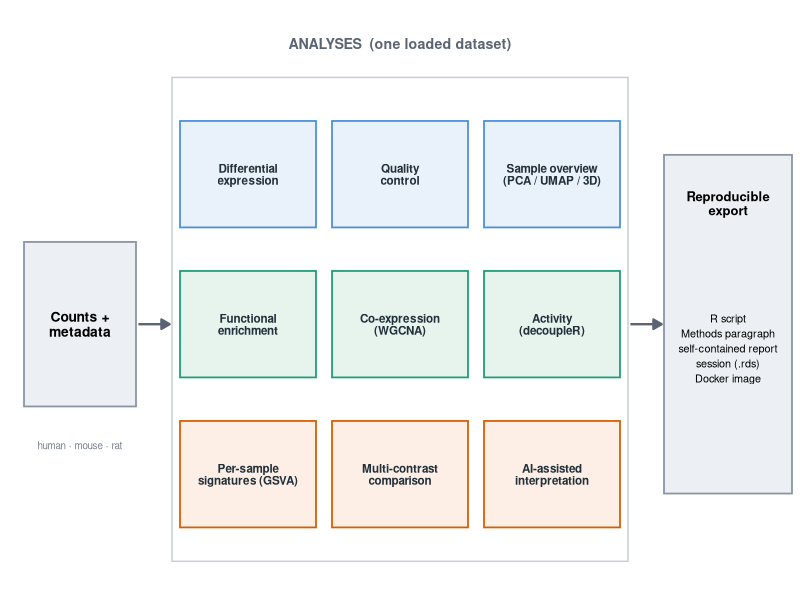

Recreate this plot in R. (Note: this script raises an error after producing the figure.)
# Graphical-abstract overview (Figure 1): a feature-map schematic of the whole
# RNAflow workflow (input -> all analysis modules -> reproducible outputs) plus a
# strip of real output thumbnails, so a reader sees every capability at a glance.
# Run from the package root:  Rscript paper/make_overview.R
suppressPackageStartupMessages({ library(ggplot2); library(cowplot) })

## ---- schematic --------------------------------------------------------
w <- 17; h <- 11
chips <- data.frame(
  label = c("Differential\nexpression", "Quality\ncontrol", "Sample overview\n(PCA / UMAP / 3D)",
            "Functional\nenrichment", "Co-expression\n(WGCNA)", "Activity\n(decoupleR)",
            "Per-sample\nsignatures (GSVA)", "Multi-contrast\ncomparison", "AI-assisted\ninterpretation"),
  col  = rep(c("#e9f1fb", "#e7f4ee", "#fdefe6"), each = 3),
  bord = rep(c("#4a90d9", "#1D9E75", "#D55E00"), each = 3),
  cx = rep(c(31, 50, 69), times = 3),
  cy = rep(c(69, 53.5, 38), each = 3))

sch <- ggplot() +
  # input
  annotate("rect", xmin = 3, xmax = 17, ymin = 45, ymax = 62, fill = "#eceff3",
           colour = "#8a94a3", linewidth = .6) +
  annotate("text", x = 10, y = 53.5, label = "Counts +\nmetadata", size = 3.5,
           fontface = "bold", lineheight = .9) +
  annotate("text", x = 10, y = 41, label = "human · mouse · rat", size = 2.5, colour = "#7a828e") +
  # analyses container + title
  annotate("rect", xmin = 21.5, xmax = 78.5, ymin = 29, ymax = 79, fill = NA,
           colour = "#c7ced8", linewidth = .5) +
  annotate("text", x = 50, y = 82.5, label = "ANALYSES  (one loaded dataset)", size = 3.6,
           fontface = "bold", colour = "#5a6472") +
  geom_rect(data = chips, aes(xmin = cx - w/2, xmax = cx + w/2, ymin = cy - h/2, ymax = cy + h/2,
                              fill = I(col), colour = I(bord)), linewidth = .6) +
  geom_text(data = chips, aes(cx, cy, label = label), size = 2.95, lineheight = .85,
            fontface = "bold", colour = "#22303a") +
  # outputs
  annotate("rect", xmin = 83, xmax = 99, ymin = 36, ymax = 71, fill = "#eceff3",
           colour = "#8a94a3", linewidth = .6) +
  annotate("text", x = 91, y = 66, label = "Reproducible\nexport", size = 3.3,
           fontface = "bold", lineheight = .9) +
  annotate("text", x = 91, y = 51,
           label = "R script\nMethods paragraph\nself-contained report\nsession (.rds)\nDocker image",
           size = 2.75, lineheight = 1.15) +
  # arrows
  annotate("segment", x = 17.3, xend = 21.2, y = 53.5, yend = 53.5, colour = "#5a6472",
           linewidth = .8, arrow = arrow(length = unit(2.4, "mm"), type = "closed")) +
  annotate("segment", x = 78.8, xend = 82.7, y = 53.5, yend = 53.5, colour = "#5a6472",
           linewidth = .8, arrow = arrow(length = unit(2.4, "mm"), type = "closed")) +
  coord_cartesian(xlim = c(0, 100), ylim = c(25, 87), expand = FALSE) +
  theme_void()

## ---- thumbnail strip (real outputs) -----------------------------------
gal <- "paper/figures/gallery"
thumbs <- c("01_volcano_airway", "09_pca_tcga", "07_de_heatmap", "10_gsea_dotplot",
            "15_wgcna_module_trait", "17_gsva_signature_heatmap", "20_upset", "23_direction_alluvial")
labs <- c("Volcano", "PCA", "Heatmap", "Enrichment",
          "WGCNA module–trait", "GSVA signatures", "UpSet", "Direction alluvial")
tp <- lapply(seq_along(thumbs), function(i) {
  p <- file.path(gal, paste0(thumbs[i], ".png"))
  ggdraw() +
    draw_image(p, x = 0, y = 0.11, width = 1, height = 0.89) +
    draw_label(labs[i], y = 0.045, size = 8, fontface = "bold", colour = "#2b2f36")
})
strip <- plot_grid(plotlist = tp, nrow = 1)

## ---- compose ----------------------------------------------------------
fig <- plot_grid(sch, strip, ncol = 1, rel_heights = c(2.15, 1))
ggsave("paper/figures/figure1.png", fig, width = 14, height = 8, dpi = 300, bg = "white")
ggsave("paper/figures/figure1.pdf", fig, width = 14, height = 8, bg = "white")
cat("wrote figure1\n")
